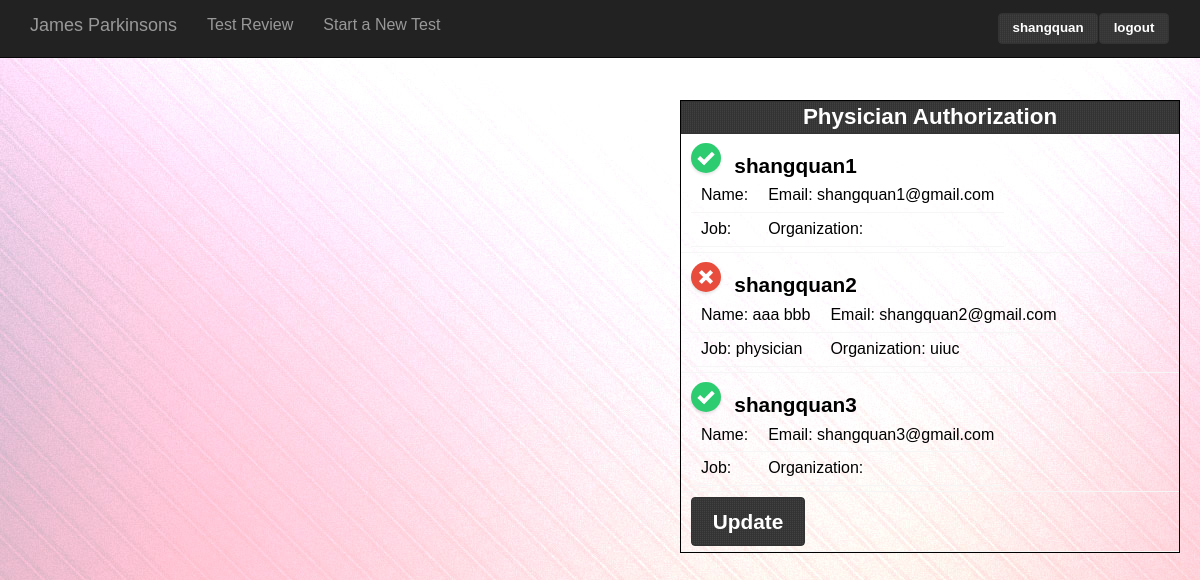
Page /userAccount.php (signed in) on the committed database.
### tables this page shows
CREATE TABLE IF NOT EXISTS `usr_UserStatistics` (
  `UserName` varchar(20) NOT NULL,
  `RegisterTime` int(11) NOT NULL,
  `ActivationKey` varchar(100) DEFAULT NULL,
  `AccountStatus` binary(8) DEFAULT NULL,
  `LastLoginTime` int(11) DEFAULT NULL,
  `LastLogoutTime` int(11) DEFAULT NULL,
  `LoginDuration` int(11) DEFAULT NULL,
  `NoActivityDuration` int(11) DEFAULT NULL,
  `WildCards` varchar(100) DEFAULT NULL,
  `Authority` int(11) DEFAULT NULL,
  `Level` int(11) NOT NULL DEFAULT '0',
  PRIMARY KEY (`UserName`)
);

CREATE TABLE IF NOT EXISTS `usr_UserAccount` (
  `UserName` varchar(20) NOT NULL,
  `Password` varchar(100) NOT NULL,
  `FirstName` varchar(20) DEFAULT NULL,
  `LastName` varchar(20) DEFAULT NULL,
  `Gender` tinyint(4) DEFAULT NULL,
  `LastUpdateTime` int(11) DEFAULT NULL,
  `BirthdayMonth` tinyint(4) DEFAULT NULL,
  `BirthdayDay` tinyint(4) DEFAULT NULL,
  `BirthdayYear` int(4) DEFAULT NULL,
  `Email` varchar(50) NOT NULL,
  `NailPicture` varchar(100) DEFAULT NULL,
  PRIMARY KEY (`UserName`),
  UNIQUE KEY `Email` (`Email`)
);

CREATE TABLE IF NOT EXISTS `usr_UserDetails` (
  `UserName` varchar(20) NOT NULL,
  `UserProfile` varchar(500) DEFAULT NULL,
  `Interest` varchar(500) DEFAULT NULL,
  `Country` varchar(100) DEFAULT NULL,
  `MailAddress` varchar(200) DEFAULT NULL,
  `JobTitle` varchar(50) DEFAULT NULL,
  `OrganizationName` varchar(50) DEFAULT NULL,
  `LastUpdateTime` int(11) DEFAULT NULL,
  PRIMARY KEY (`UserName`)
);

### userAccount.php (the view, shortened to what this page needs)
<!DOCTYPE html>
<html lang="en">
  <head>
    <link href="css/bootstrap.min.css" rel="stylesheet">
    <link href="css/account.css" rel="stylesheet">
    <link type="text/css" href="css/jquery-ui-1.9.2.custom.css" rel="stylesheet" />
    <link type="text/css" href="css/site.css" rel="stylesheet" />
    <link type="text/css" href="css/table.css" rel="stylesheet" />
    <link type="text/css" href="css/userAccount.css" rel="stylesheet" />
    <link type="text/css" href="css/font-awesome.css" rel="stylesheet" />
    <link type="text/css" href="css/contextmenu.css" rel="stylesheet" />
    <link rel="stylesheet" href="css/stylesheets/jquery.treetable.css" />
    <link rel="stylesheet" href="css/stylesheets/jquery.treetable.theme.default.css" />
    <link href="css/jumbotron.css" rel="stylesheet">
    <link href="css/all.css" rel="stylesheet">
  </head>
  <body>
    <div class="navbar navbar-inverse navbar-fixed-top" role="navigation">
      <div class="container">
        <div class="navbar-header">
          <a class="navbar-brand" href="index.php">James Parkinsons</a>
        </div>
        <div class="navbar-collapse collapse">
          <ul class="nav navbar-nav">
            <li><a href="test_review.php">Test Review</a></li>
            <li><a href="test_step1.php">Start a New Test</a></li>
          </ul>
          <form class="navbar-form navbar-right" role="form">
             <div id="account">
              <div id="account_status" class="group ui-corner-all"><?php print $_SESSION['output']; ?></div>
            </div>
          </form>
        </div>
      </div>
    </div>
  	<br/><br/><br/>
    <div id="advanced_container">
    <div class="col-md-3">
    	<div id="userAccount" align="center">
    		<div id="workspace" align="left"></div>
    	</div>
    </div>
    <div id="container_special" class="col-md-11 holder">
      <table class="box">
      <thead>
        <tr>
          <th class='ui-state-default'><h3>Physician Authorization</h3></th>
        </tr>
      </thead>
      <tbody>
          <form action="userAccount.php" method="POST">
                <?php
                if( $_SESSION["level"] == 1 )
                {
                  $query_phy = "SELECT UserName FROM usr_UserStatistics WHERE level = 2";
                  if( $result_phy = $mysqli->prepare( $query_phy ) )
                  {
                    $result_phy->execute();
                    $result_phy->store_result();
                    $result_phy->bind_result( $physician );
                  }
                  while( $result_phy->fetch() )
                  {
                    $checkPhy = "%".$physician."%";
                    $query_phy_detail = "SELECT FirstName, LastName, Email FROM usr_UserAccount WHERE UserName = ?";
                    if( $result_phy_detail = $mysqli->prepare( $query_phy_detail ) )
                    {
                      $result_phy_detail->bind_param( 's', $physician );
                      $result_phy_detail->execute();
                      $result_phy_detail->store_result();
                      $result_phy_detail->bind_result( $firstname, $lastname, $email );
                    }
                    $query_phy_detail2 = "SELECT JobTitle, OrganizationName FROM usr_UserDetails WHERE UserName = ?";
                    if( $result_phy_detail2 = $mysqli->prepare( $query_phy_detail2 ) )
                    {
                      $result_phy_detail2->bind_param( 's', $physician );
                      $result_phy_detail2->execute();
                      $result_phy_detail2->store_result();
                      $result_phy_detail2->bind_result( $job, $org );
                    }
                    $query_check = "SELECT * FROM usr_authorization WHERE groupName LIKE ? AND userName = ?";
                    if( $result_check = $mysqli->prepare( $query_check ) )
                    {
                      $result_check->bind_param( 'ss', $checkPhy, $_SESSION["name"] );
                      $result_check->execute();
                      $result_check->store_result();
                    }
                    if( $result_check->fetch() )
                    {
                      echo "<tr>";
                      echo  "<td>";
                      echo      "<span></span>";
                      echo      "<label><h4>".$physician."</h4></label>";
                      echo "<table>";
                      echo "<tr>";
                      echo "<td>Name: ".$firstname." ".$lastname."</td>";
                      echo "<td>Email: ".$email."</td>";
                      echo "</tr>";
                      echo "<tr>";
                      echo "<td>Job: ".$job."</td>";
                      echo "<td>Organization: ".$org."</td>";
                      echo "</tr>";
                      echo "</table>";
                      echo  "</td>";
                      echo "</tr>";
                    }
                    else
                    {
                      echo "<tr>";
                      echo  "<td>";
                      echo      "<span></span>";
                      echo      "<label><h4>".$physician."</h4>";
                      echo      "</label>";
                      echo "<table>";
                      echo "<tr>";
                      echo "<td>Name: ".$firstname." ".$lastname."</td>";
                      echo "<td>Email: ".$email."</td>";
                      echo "</tr>";
                      echo "<tr>";
                      echo "<td>Job: ".$job."</td>";
                      echo "<td>Organization: ".$org."</td>";
                      echo "</tr>";
                      echo "</table>";
                      echo  "</td>";
                      echo "</tr>";
                    }
                  }
                  echo "<tr>";
                  echo  "<td>";
                  echo    '<input type="submit" name="phyUpdate" value="Update">';
                  echo  "</td>";
                  echo "</tr>";
                }
                else
                {
                  echo "<tr>";
                  echo  "<td>You are physician!</td>";
                  echo "</tr>";
                }
                ?>
          </form>
        </tbody>
      </table>
    </div>
  </div>
  </body>
</html>

### css/account.css (style rules this page uses)
.group:before, .group:after { content:""; display:table; }
.group:after { clear:both; }
.group { zoom:1; }
#account_status { padding:5px 0px; text-align:right; }
#account_status a { font-size:10pt; }
body { font-size: 12pt; }

### css/site.css (style rules this page uses)
html, body, div, span, applet, object, iframe, h1, h2, h3, h4, h5, h6, p, blockquote, pre, a, abbr, acronym, address, big, cite, code, del, dfn, em, font, img, ins, kbd, q, s, samp, small, strike, strong, sub, sup, tt, var, dl, dt, dd, ol, ul, li, fieldset, form, label, legend { border:0pt none; font-family:inherit; font-size:100%; font-style:inherit; font-weight:inherit; margin:0pt; padding:0pt; vertical-align:baseline; }
body { font-family: Lucida Grande, Lucida Sans, Arial, sans-serif; color: black; background-position:center top; background-repeat:repeat-y; font-size: 100%; font-weight: normal; height: 100%; }
h1,h2,h3,h4,h5,h6 { font-weight: bold; }
h3 { font-size: 1.4em; }
h4 { font-size: 1.3em; }
a, a:visited { color: #ffffff; text-decoration: none; }
table.box { width: 100%; margin-bottom:20px; border-collapse:separate; border-spacing:0; border: 1px solid; }
table.box thead tr th { padding: 3px; border-radius:0 0 0 0; font-weight:bold; text-align:center; }

### css/table.css (style rules this page uses)
#container_special { width: 500px; padding: 0; margin-top: 100px; margin-right: auto; margin-bottom: 100px; margin-left: 200px; }
#advanced_container { margin: auto; position: absolute; top: 0; bottom: 0; left: 0; right: 0; width: 1200px; }
.holder td { border-bottom:1px solid #f6f6f6; padding:5px 10px; }
.holder input[type=checkbox] + span { background: #e74c3c; border-radius: 50%; box-shadow: 0 2px 3px 0 rgba(0,0,0,.1); display: inline-block; height: 30px; margin:4px 0 0; position:relative; width: 30px; transition: all .2s ease; margin-right: 10pt; }
.holder input[type=checkbox] + span::before, input[type=checkbox] + span::after { background:#fff; content:''; display:block; position:absolute; width:4px; transition: all .2s ease; }
.holder input[type=checkbox] + span::before { height:16px; left:13px; top:7px; -webkit-transform:rotate(-45deg); transform:rotate(-45deg); }
.holder input[type=checkbox] + span::after { height:16px; right:13px; top:7px; -webkit-transform:rotate(45deg); transform:rotate(45deg); }
.holder input[type=checkbox]:checked + span { background:#2ecc71; }
.holder input[type=checkbox]:checked + span::before { height: 9px; left: 9px; top: 13px; -webkit-transform:rotate(-47deg); transform:rotate(-47deg); }
.holder input[type=checkbox]:checked + span::after { height: 15px; right: 11px; top: 8px; }

### css/userAccount.css (style rules this page uses)
#userAccount #workspace { width: 550px; min-height: 350px; }

### css/jumbotron.css (style rules this page uses)
body { padding-top: 50px; padding-bottom: 20px; }

### rows in the picture
usr_userstatistics: UserName "shangquan1", usr_useraccount.Email "shangquan1@gmail.com"
usr_userstatistics: UserName "shangquan2", usr_useraccount.FirstName "aaa", usr_useraccount.LastName "bbb", usr_useraccount.Email "shangquan2@gmail.com", usr_userdetails.JobTitle "physician", usr_userdetails.OrganizationName "uiuc"
usr_userstatistics: UserName "shangquan3", usr_useraccount.Email "shangquan3@gmail.com"

### other values in the picture
$_SESSION['output'] "shangquan logout"
